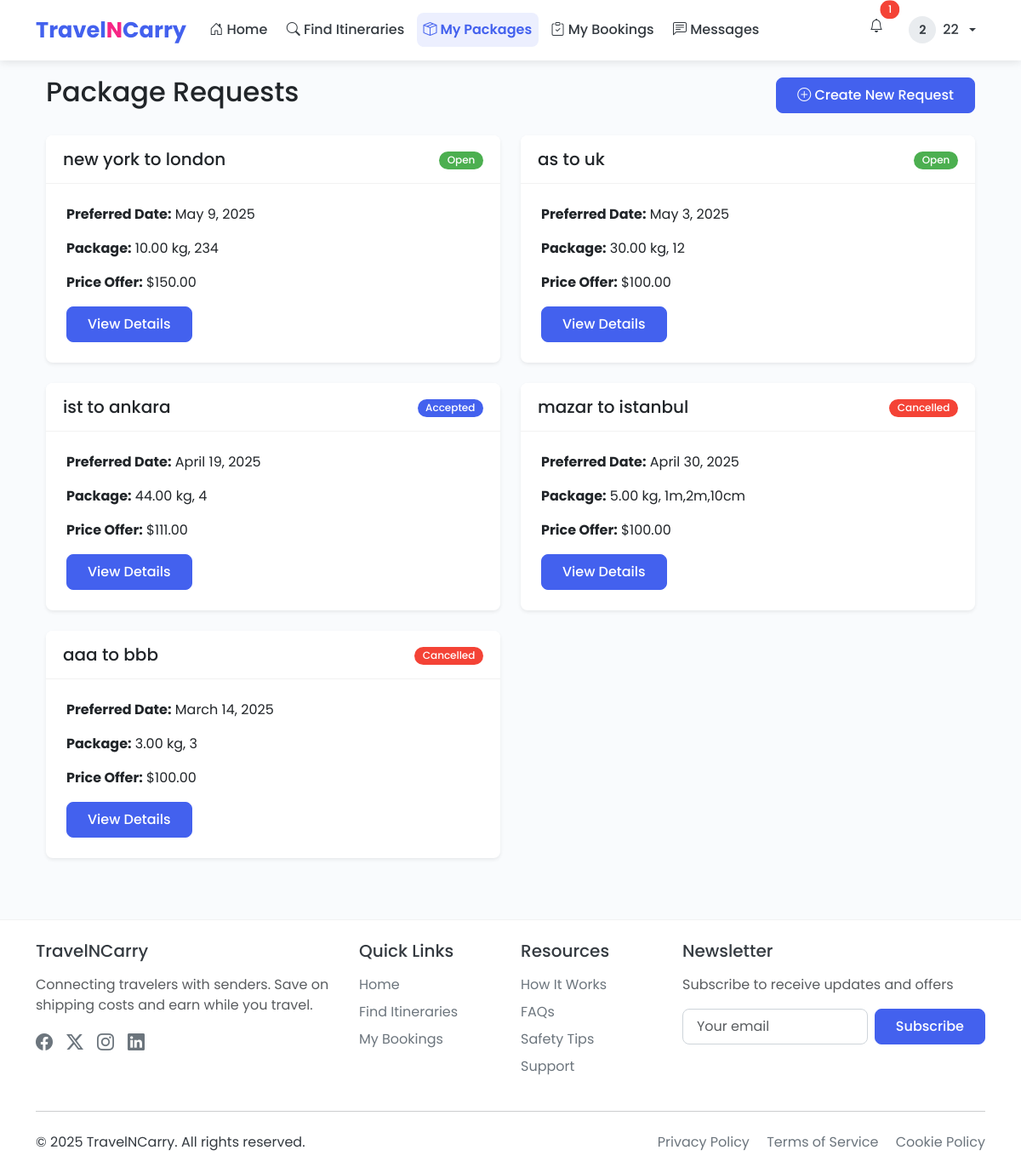
/package-requests/ (signed in), run on the app's committed database.
### users/models.py (models this page shows, shortened)
class CustomUser(AbstractUser):
    USER_TYPE_CHOICES = (
        ('traveler', 'Traveler'),
        ('sender', 'Sender'),
        ('admin', 'Admin'),
    )
    user_type = models.CharField(max_length=10, choices=USER_TYPE_CHOICES, default='traveler')
    phone_number = models.CharField(max_length=15, blank=True)
    bio = models.TextField(blank=True)
    profile_picture = models.ImageField(upload_to='profile_pics/', blank=True, null=True)
    address = models.CharField(max_length=255, blank=True)
    average_rating = models.FloatField(default=0, validators=[MinValueValidator(0), MaxValueValidator(5)])
    is_verified = models.BooleanField(default=False)

### bookings/models.py (models this page shows, shortened)
class PackageRequest(models.Model):
    STATUS_CHOICES = (
        ('open', 'Open'),
        ('accepted', 'Accepted'),
        ('cancelled', 'Cancelled'),
    )
    id = models.UUIDField(primary_key=True, default=uuid.uuid4, editable=False)
    sender = models.ForeignKey(settings.AUTH_USER_MODEL, on_delete=models.CASCADE, related_name='package_requests')
    origin = models.CharField(max_length=255)
    destination = models.CharField(max_length=255)
    preferred_date = models.DateField()
    package_description = models.TextField()
    package_weight = models.DecimalField(max_digits=5, decimal_places=2, validators=[MinValueValidator(0.01)])
    package_dimensions = models.CharField(max_length=100, help_text="Format: LxWxH in cm")
    special_instructions = models.TextField(blank=True)
    status = models.CharField(max_length=20, choices=STATUS_CHOICES, default='open')
    price_offer = models.DecimalField(max_digits=10, decimal_places=2)
    created_at = models.DateTimeField(auto_now_add=True)
    updated_at = models.DateTimeField(auto_now=True)

### bookings/views.py (the view)
# urls.py: path('package-requests/', views.PackageRequestListView.as_view(), name='package_request_list'),
class PackageRequestListView(LoginRequiredMixin, ListView):
    model = PackageRequest
    template_name = 'bookings/package_request_list.html'
    context_object_name = 'package_requests'
    def get_queryset(self):
        user = self.request.user
        if user.user_type == 'sender':
            return PackageRequest.objects.filter(sender=user).order_by('-created_at')
        elif user.user_type == 'traveler':
            return PackageRequest.objects.filter(status='open').order_by('-created_at')
        else:
            return PackageRequest.objects.none()

### templates/bookings/package_request_list.html (shortened to what this page needs)
{% extends 'base.html' %}
{% block content %}
<div class="container">
    <div class="d-flex justify-content-between align-items-center mb-4">
        <h2>Package Requests</h2>
        {% if user.user_type == 'sender' %}
            <a href="{% url 'create_package_request' %}" class="btn btn-primary">
                <i class="bi bi-plus-circle"></i> Create New Request
            </a>
        {% endif %}
    </div>
    {% if package_requests %}
        <div class="row">
            {% for package_request in package_requests %}
                <div class="col-md-6 mb-4">
                    <div class="card h-100">
                        <div class="card-header d-flex justify-content-between align-items-center">
                            <h5 class="mb-0">{{ package_request.origin }} to {{ package_request.destination }}</h5>
                            <div>
                                {% if package_request.status == 'open' %}
                                    <span class="badge bg-success">{{ package_request.get_status_display }}</span>
                                {% elif package_request.status == 'accepted' %}
                                    <span class="badge bg-primary">{{ package_request.get_status_display }}</span>
                                {% else %}
                                    <span class="badge bg-danger">{{ package_request.get_status_display }}</span>
                                {% endif %}
                            </div>
                        </div>
                        <div class="card-body">
                            <p><strong>Preferred Date:</strong> {{ package_request.preferred_date }}</p>
                            <p><strong>Package:</strong> {{ package_request.package_weight }} kg, {{ package_request.package_dimensions }}</p>
                            <p><strong>Price Offer:</strong> ${{ package_request.price_offer }}</p>
                            <a href="{% url 'package_request_detail' pk=package_request.pk %}" class="btn btn-primary">View Details</a>
                        </div>
                    </div>
                </div>
            {% endfor %}
        </div>
    {% endif %}
</div>
{% endblock %}

### templates/base.html (shortened to what this page needs)
<!DOCTYPE html>
<html lang="en">
<head>
    {% load django_bootstrap5 %}
    {% bootstrap_css %}
    <link rel="stylesheet" href="https://cdn.jsdelivr.net/npm/bootstrap-icons@1.11.1/font/bootstrap-icons.css">
    <link rel="stylesheet" href="https://cdnjs.cloudflare.com/ajax/libs/animate.css/4.1.1/animate.min.css">
</head>
<body>
    <nav class="navbar navbar-expand-lg navbar-light fixed-top">
        <div class="container">
            <a class="navbar-brand" href="{% url 'home' %}">Travel<span>N</span>Carry</a>
            <div class="collapse navbar-collapse" id="navbarNav">
                <ul class="navbar-nav me-auto">
                    <li class="nav-item">
                        <a class="nav-link {% if request.path == '/' %}active{% endif %}" href="{% url 'home' %}">
                            <i class="bi bi-house-door"></i> Home
                        </a>
                    </li>
                    <li class="nav-item">
                        <a class="nav-link {% if '/itineraries/' in request.path and not '/my/' in request.path %}active{% endif %}"
                           href="{% url 'itinerary_list' %}">
                            <i class="bi bi-search"></i> Find Itineraries
                        </a>
                    </li>
                    {% if user.is_authenticated %}
                        {% if user.user_type == 'traveler' %}
                            <li class="nav-item">
                                <a class="nav-link {% if '/itineraries/my/' in request.path %}active{% endif %}"
                                   href="{% url 'my_itineraries' %}">
                                    <i class="bi bi-airplane"></i> My Itineraries
                                </a>
                            </li>
                        {% elif user.user_type == 'sender' %}
                            <li class="nav-item">
                                <a class="nav-link {% if '/package-requests/' in request.path %}active{% endif %}"
                                   href="{% url 'package_request_list' %}">
                                    <i class="bi bi-box-seam"></i> My Packages
                                </a>
                            </li>
                        {% endif %}
                        <li class="nav-item">
                            <a class="nav-link {% if '/bookings/' in request.path %}active{% endif %}"
                               href="{% url 'booking_list' %}">
                                <i class="bi bi-clipboard-check"></i> My Bookings
                            </a>
                        </li>
                        <li class="nav-item">
                            <a class="nav-link {% if '/messages/' in request.path %}active{% endif %}"
                               href="{% url 'inbox' %}">
                                <i class="bi bi-chat-left-text"></i> Messages
                            </a>
                        </li>
                    {% endif %}
                </ul>
                <ul class="navbar-nav">
                    {% if user.is_authenticated %}
                        <li class="nav-item me-2">
                            <a class="nav-link position-relative {% if '/notifications/' in request.path %}active{% endif %}"
                               href="{% url 'notification_list' %}">
                                <i class="bi bi-bell"></i>
                                <span id="notification-badge"
                                      class="position-absolute top-0 start-100 translate-middle badge rounded-pill bg-danger"
                                      style="display: none;">
                                    <span id="notification-count">0</span>
                                </span>
                            </a>
                        </li>
                        <li class="nav-item dropdown">
                            <a class="nav-link dropdown-toggle d-flex align-items-center gap-2"
                               href="#" id="navbarDropdown" role="button" data-bs-toggle="dropdown">
                                {% if user.profile_picture %}
                                    <img src="{{ user.profile_picture.url }}" alt="Profile"
                                         class="rounded-circle" style="width: 32px; height: 32px; object-fit: cover;">
                                {% else %}
                                    <div class="avatar" style="width: 32px; height: 32px; font-size: 0.9rem;">
                                        {{ user.username|slice:":1" }}
                                    </div>
                                {% endif %}
                                <span>{{ user.username }}</span>
                            </a>
                        </li>
                    {% endif %}
                </ul>
            </div>
        </div>
    </nav>
    <div class="container mt-4">
        {% block content %}{% endblock %}
    </div>
    <footer class="py-4 mt-5">
        <div class="container">
            <div class="row">
                <div class="col-md-4 mb-4 mb-md-0">
                    <h5 class="mb-3">TravelNCarry</h5>
                    <p class="text-muted">Connecting travelers with senders. Save on shipping costs and earn while you travel.</p>
                    <div class="d-flex gap-3 mt-3">
                        <a href="#" class="text-secondary"><i class="bi bi-facebook fs-5"></i></a>
                        <a href="#" class="text-secondary"><i class="bi bi-twitter-x fs-5"></i></a>
                        <a href="#" class="text-secondary"><i class="bi bi-instagram fs-5"></i></a>
                        <a href="#" class="text-secondary"><i class="bi bi-linkedin fs-5"></i></a>
                    </div>
                </div>
                <div class="col-md-2 mb-4 mb-md-0">
                    <h5 class="mb-3">Quick Links</h5>
                    <ul class="list-unstyled">
                        <li class="mb-2"><a href="{% url 'home' %}" class="text-decoration-none text-secondary">Home</a></li>
                        <li class="mb-2"><a href="{% url 'itinerary_list' %}" class="text-decoration-none text-secondary">Find Itineraries</a></li>
                        {% if user.is_authenticated %}
                            <li class="mb-2"><a href="{% url 'booking_list' %}" class="text-decoration-none text-secondary">My Bookings</a></li>
                        {% endif %}
                    </ul>
                </div>
                <div class="col-md-2 mb-4 mb-md-0">
                    <h5 class="mb-3">Resources</h5>
                    <ul class="list-unstyled">
                        <li class="mb-2"><a href="#" class="text-decoration-none text-secondary">How It Works</a></li>
                        <li class="mb-2"><a href="#" class="text-decoration-none text-secondary">FAQs</a></li>
                        <li class="mb-2"><a href="#" class="text-decoration-none text-secondary">Safety Tips</a></li>
                        <li class="mb-2"><a href="#" class="text-decoration-none text-secondary">Support</a></li>
                    </ul>
                </div>
                <div class="col-md-4">
                    <h5 class="mb-3">Newsletter</h5>
                    <p class="text-muted">Subscribe to receive updates and offers</p>
                    <form class="d-flex">
                        <input type="email" class="form-control me-2" placeholder="Your email">
                        <button type="submit" class="btn btn-primary">Subscribe</button>
                    </form>
                </div>
            </div>
            <hr class="my-4">
            <div class="d-flex flex-column flex-md-row justify-content-between align-items-center">
                <p class="mb-2 mb-md-0">&copy; 2025 TravelNCarry. All rights reserved.</p>
                <div>
                    <a href="#" class="text-decoration-none text-secondary me-3">Privacy Policy</a>
                    <a href="#" class="text-decoration-none text-secondary me-3">Terms of Service</a>
                    <a href="#" class="text-decoration-none text-secondary">Cookie Policy</a>
                </div>
            </div>
        </div>
    </footer>
</body>
</html>

### templates/base.html (style rules this page uses)
:root { --primary-color: #4361ee; --primary-dark: #3a56d4; --secondary-color: #4cc9f0; --accent-color: #f72585; --success-color: #4caf50; --warning-color: #ff9800; --danger-color: #f44336; --light-gray: #f8f9fa; --dark-gray: #343a40; --text-color: #212529; --border-radius: 0.5rem; --box-shadow: 0 0.5rem 1rem rgba(0, 0, 0, 0.15); --transition: all 0.3s ease; }
body { font-family: 'Poppins', sans-serif; color: var(--text-color); background-color: #f9fbfd; padding-top: 65px; }
.navbar { background-color: white !important; box-shadow: 0 2px 10px rgba(0, 0, 0, 0.1); padding: 0.7rem 1rem; }
.navbar-brand { font-weight: 700; font-size: 1.6rem; color: var(--primary-color) !important; }
.navbar-brand span { color: var(--accent-color); }
.navbar-nav .nav-link { font-weight: 500; padding: 0.5rem 1rem; color: var(--dark-gray) !important; transition: var(--transition); border-radius: var(--border-radius); margin: 0 0.2rem; }
.navbar-nav .nav-link:hover, .navbar-nav .nav-link.active { color: var(--primary-color) !important; background-color: rgba(67, 97, 238, 0.1); }
.navbar-nav .nav-link.active { font-weight: 600; }
.card { border-radius: var(--border-radius); border: none; box-shadow: 0 0.125rem 0.25rem rgba(0, 0, 0, 0.075); transition: var(--transition); overflow: hidden; }
.card-header { background-color: white; border-bottom: 1px solid rgba(0, 0, 0, 0.05); font-weight: 600; padding: 1rem 1.25rem; }
.card-body { padding: 1.5rem; }
.btn { font-weight: 500; border-radius: var(--border-radius); padding: 0.5rem 1.5rem; transition: var(--transition); }
.btn-primary { background-color: var(--primary-color); border-color: var(--primary-color); }
.badge { font-weight: 500; padding: 0.4em 0.8em; border-radius: 50rem; }
.badge.bg-primary { background-color: var(--primary-color) !important; }
.badge.bg-success { background-color: var(--success-color) !important; }
.badge.bg-danger { background-color: var(--danger-color) !important; }
.form-control, .form-select { border-radius: var(--border-radius); padding: 0.5rem 1rem; border: 1px solid #ced4da; }
.avatar { width: 40px; height: 40px; border-radius: 50%; background-color: #e9ecef; display: flex; align-items: center; justify-content: center; color: var(--dark-gray); font-weight: 600; font-size: 1.2rem; }
footer { background-color: white; color: var(--dark-gray); padding: 2rem 0; margin-top: 4rem; border-top: 1px solid rgba(0, 0, 0, 0.05); }

### data on the page
CustomUser: username "2", username "22"
PackageRequest: origin "new york", destination "london", status "Open", preferred_date "May 9, 2025", package_weight "10.00", package_dimensions "234", price_offer "150.00"
PackageRequest: origin "as", destination "uk", status "Open", preferred_date "May 3, 2025", package_weight "30.00", package_dimensions "12", price_offer "100.00"
PackageRequest: origin "ist", destination "ankara", status "Accepted", preferred_date "April 19, 2025", package_weight "44.00", package_dimensions "4", price_offer "111.00"
PackageRequest: origin "mazar", destination "istanbul", status "Cancelled", preferred_date "April 30, 2025", package_weight "5.00", package_dimensions "1m,2m,10cm", price_offer "100.00"
PackageRequest: origin "aaa", destination "bbb", status "Cancelled", preferred_date "March 14, 2025", package_weight "3.00", package_dimensions "3", price_offer "100.00"
